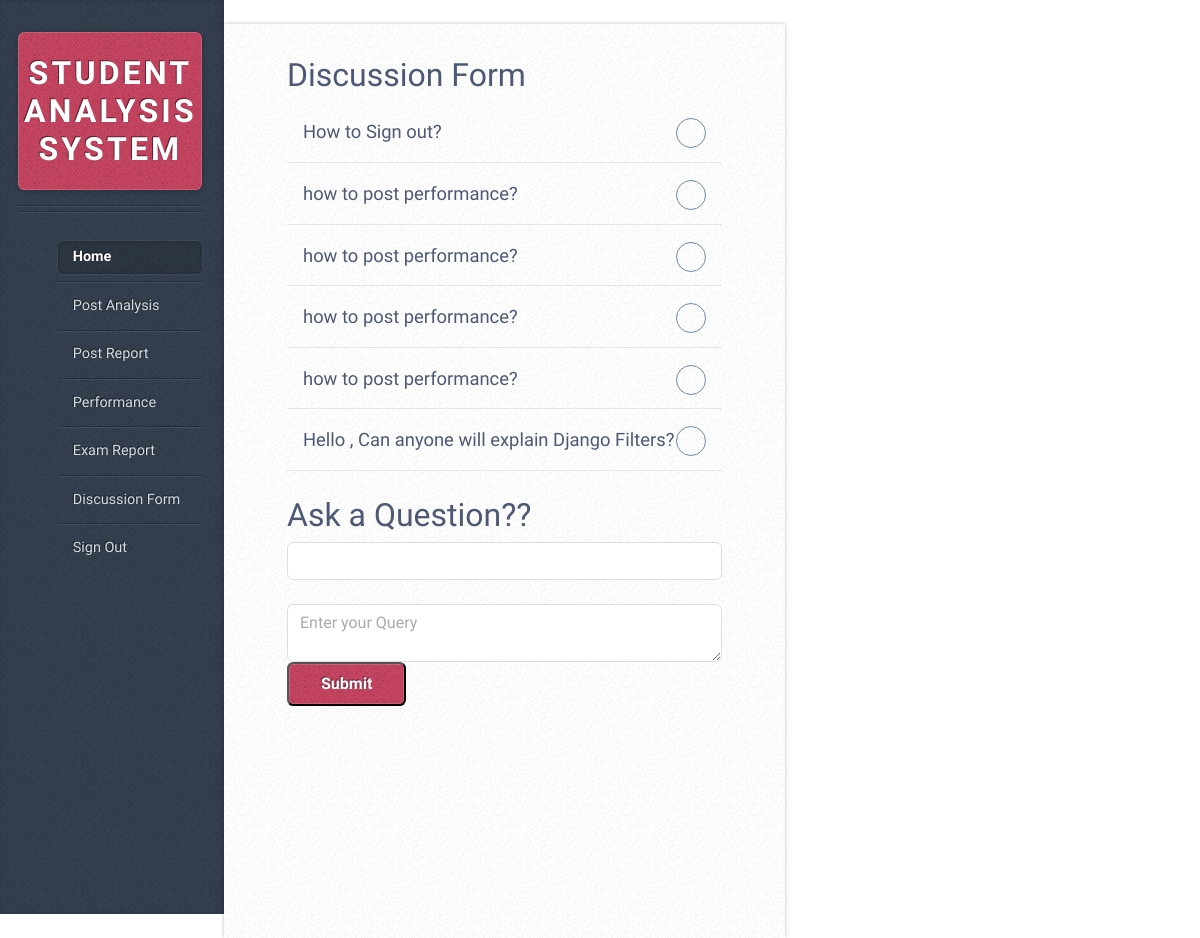
Screenshot of /faq/faqs1/ (signed in) with the database file from the repository.
### faq/models.py (models this page shows, shortened)
class Faqs(models.Model):
    email=models.EmailField()
    query=models.CharField(max_length=1000)
    answer=models.CharField(max_length=1000,default=" none ")

### faq/views.py (the view)
# urls.py: path('faqs1/',views.faqs,name="faqs1"),
def faqs(request):
    if (request.method == 'POST'):
        email = request.POST['email']
        query = request.POST['query']
        k = Faqs(email=email, query=query + '?')
        k.save()
        if request.user.is_staff: return redirect('faqs2')
        elif request.user.is_active: return redirect('faqs1')
        else : return redirect('faqs')
    elif request.user.is_staff:
        l = Faqs.objects.all()
        return render(request, 'faqs2.html', {'Q': l})
    elif request.user.is_active:
        l = Faqs.objects.all()
        return render(request, 'faqs.html', {'Q': l})
    else:
        l = Faqs.objects.all()
        return render(request, 'faqs1.html', {'Q': l})

### templates/faqs2.html (shortened to what this page needs)
{% include 'base.html' %}
{% load static %}
<div class="container">
  <h2>Discussion Form</h2>
  <div class="accordion">
      {% for i in Q %}
      <div class="accordion-item">
      <a>{{ i.query }}</a>
    </div>
      {% endfor %}
  </div>
  <br>
  <h2>Ask a Question??</h2>
  <form method="POST">
     <div class="faq">
      <input type="email" required name="email"><br>
      <textarea name="query" placeholder="Enter your Query"></textarea>
       <input type="submit" value="Submit">
     </div>
  </form>
</div>
{% include 'footer2.html' %}

### templates/static/assets/css/main.css (style rules this page uses)
body { line-height: 1; }
body { -webkit-text-size-adjust: none; }
*, *:before, *:after { -moz-box-sizing: border-box; -webkit-box-sizing: border-box; box-sizing: border-box; }
.container { margin-left: auto; margin-right: auto; }
.container { width: 100%; }
@media screen and (min-width: 737px) { .container { width: 100%; } }
@media screen and (min-width: 737px) and (max-width: 1200px) { .container { width: 100%; } }
body { background-color: #e8e8e8; background-image: url("images/bg02.png"); font-family: 'Source Sans Pro', sans-serif; font-weight: 400; color: #565656; }
input, textarea, select { font-family: 'Source Sans Pro', sans-serif; font-weight: 400; color: #565656; }
a { color: #c94663; }
h2, h3, h4, h5, h6 { font-family: 'Open Sans Condensed', sans-serif; font-weight: 700; color: #232323; }
form input[type="text"], form input[type="email"], form input[type="password"], form select, form textarea { display: block; border-radius: 0.4em; -webkit-appearance: none; border: solid 1px #ddd; padding: 0.5em 0.75em; width: 100%; line-height: 1.25em; }
input[type="button"], input[type="submit"], input[type="reset"], button, .button { cursor: pointer; background-color: #c94663; background-image: url("images/bg01.png"); border-radius: 0.4em; text-align: center; box-shadow: inset 0px 0px 0px 1px rgba(255, 255, 255, 0.15); color: #fff; font-family: 'Open Sans Condensed', sans-serif; font-weight: 700; text-decoration: none; -moz-transition: background-color .25s ease-in-out, color .25s ease-in-out; -webkit-transition: background-color .25s ease-in-out, color .25s ease-in-out; -ms-transition: background-color .25s ease-in-out, color .25s ease-in-out; transition: background-color .25s ease-in-out, color .25s ease-in-out; text-shadow: -1px -1px 0px rgba(0, 0, 0, 0.5); }
@media screen and (min-width: 737px) { body { height: 100%; line-height: 1.75em; } }
@media screen and (min-width: 737px) { input, textarea, select { line-height: 1.75em; } }
@media screen and (min-width: 737px) { h2 { font-size: 1.2em; } }
@media screen and (min-width: 737px) { input[type="button"], input[type="submit"], input[type="reset"], .button, button { display: inline-block; padding: 0.5em 2em 0.5em 2em; } }
@media screen and (min-width: 737px) and (max-width: 1200px) { body { min-width: 1000px; font-size: 11pt; } }
@media screen and (min-width: 737px) and (max-width: 1200px) { input, textarea, select { font-size: 11pt; } }

### templates/static/assets/css/faq.css (style rules this page uses)
*, *:before, *:after { -webkit-box-sizing: inherit; box-sizing: inherit; }
html { -webkit-box-sizing: border-box; box-sizing: border-box; }
body { margin: 0; padding: 0; font-family: 'Hind', sans-serif; background: #fff; color: #4d5974; display: -webkit-box; display: -webkit-flex; display: -ms-flexbox; display: flex; min-height: 100vh; }
.accordion a { position: relative; display: -webkit-box; display: -webkit-flex; display: -ms-flexbox; display: flex; -webkit-box-orient: vertical; -webkit-box-direction: normal; -webkit-flex-direction: column; -ms-flex-direction: column; flex-direction: column; width: 100%; padding: 1rem 3rem 1rem 1rem; color: #7288a2; font-size: 1.15rem; font-weight: 400; border-bottom: 1px solid #e5e5e5; }
.accordion a::after { font-family: 'Ionicons'; content: '\f218'; position: absolute; float: right; right: 1rem; font-size: 1rem; color: #7288a2; padding: 5px; width: 30px; height: 30px; -webkit-border-radius: 50%; -moz-border-radius: 50%; border-radius: 50%; border: 1px solid #7288a2; text-align: center; }

### rows the page displays
Faqs: query "How to Sign out?"
Faqs: query "how to post performance?"
Faqs: query "how to post performance?"
Faqs: query "how to post performance?"
Faqs: query "how to post performance?"
Faqs: query "Hello , Can anyone will explain Django Filters?"
